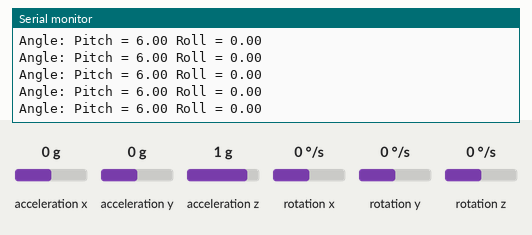
Recording of a sketch running on a simulated Arduino Leonardo, built with avr-gcc and run on an emulated ATmega32U4. Parts: the last lines printed to the serial monitor. Wiring (inferred from the names in the program): MPU-6050 motion sensor at I2C address 0x68. The inputs (shaded band) are chosen by the test bench; at power-on: acceleration x 0 g, acceleration y 0 g, acceleration z 1 g, rotation x 0 °/s, rotation y 0 °/s, rotation z 0 °/s. USB keyboard and mouse output is not drawn.

Above: at 1.2 s.
1.3 s: acceleration x set to -1.4 g
At 1.41 s:
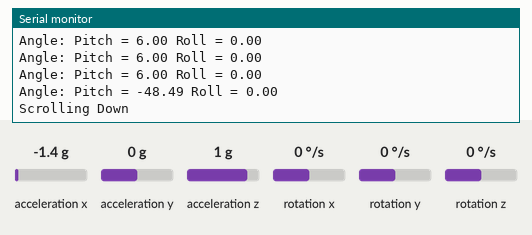
2.9 s: acceleration y set to -1.4 g
At 3.23 s:
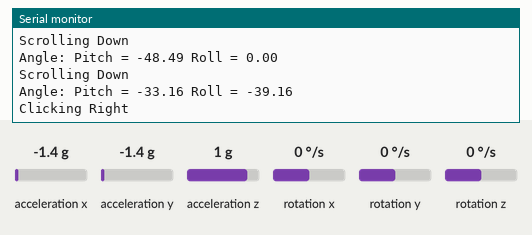
4.8 s: acceleration y set to 0.8 g
At 5.3 s:
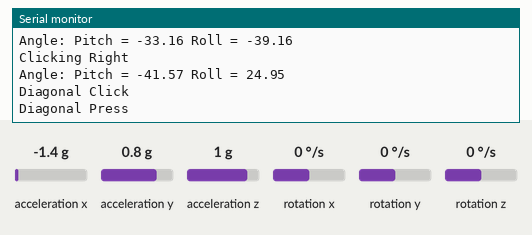
6.4 s: acceleration x set to 0 g
At 6.64 s:
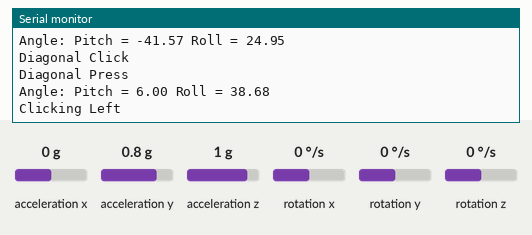
8.2 s: acceleration z set to -1.4 g
At 8.22 s:
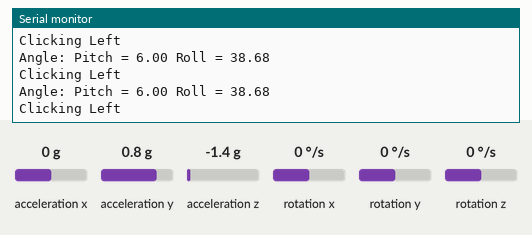
Timing chart, 0 to 10.7 s (numbered marks = the images above; inputs shaded):
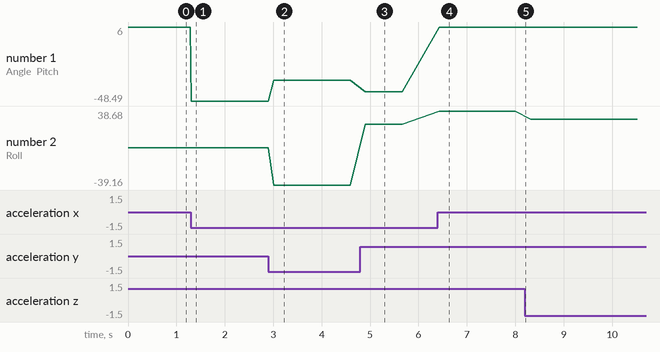

Measured:
- after the input at 1.3 s, the serial monitor: prints a new line at once (image 1)
- after the input at 2.9 s, the serial monitor: prints a new line after 0.12 s (image 2)
- after the input at 4.8 s, the serial monitor: prints a new line after 0.10 s (image 3)
- after the input at 6.4 s, the serial monitor: prints a new line at once (image 4)
- plotted number 1: 6 → -48.49 after the input at 1.3 s, -48.49 → -33.16 after the input at 2.9 s, -33.16 → -41.57 after the input at 4.8 s, -41.57 → 6 after the input at 6.4 s
- plotted number 2: 0 → -39.16 after the input at 2.9 s, -39.16 → 24.95 after the input at 4.8 s, 24.95 → 38.68 after the input at 6.4 s, 38.68 → 29.76 after the input at 8.2 s

The sketch:

Gyro_Testing.ino
```cpp
#include <Wire.h> //library allows communication with I2C / TWI devices
#include <math.h> //library includes mathematical functions
#include <Mouse.h>

const int MPU=0x68; //I2C address of the MPU-6050
int16_t AcX,AcY,AcZ,Tmp,GyX,GyY,GyZ; //16-bit integers
int AcXcal,AcYcal,AcZcal,GyXcal,GyYcal,GyZcal,tcal; //calibration variables
double t,tx,tf,pitch,roll;

void setup()
{
    Wire.begin(); //initiate wire library and I2C
    Wire.beginTransmission(MPU); //begin transmission to I2C slave device
    Wire.write(0x6B); // PWR_MGMT_1 register
    Wire.write(0); // set to zero (wakes up the MPU-6050)
    Wire.endTransmission(true); //ends transmission to I2C slavef device
    Serial.begin(9600); //serial communication at 9600 bauds
    Mouse.begin();
}

void loop()
{
    Wire.beginTransmission(MPU); //begin transmission to I2C slave device
    Wire.write(0x3B); // starting with register 0x3B (ACCEL_XOUT_H)
    Wire.endTransmission(false); //restarts transmission to I2C slave device
    Wire.requestFrom(MPU,14,true); //request 14 registers in total

    //Acceleration data correction
    AcXcal = -950;
    AcYcal = -300;
    AcZcal = 0;

    //Temperature correction
    tcal = -1600;

    //Gyro correction
    GyXcal = 480;
    GyYcal = 170;
    GyZcal = 210;


    //read accelerometer data
    AcX=Wire.read()<<8|Wire.read(); // 0x3B (ACCEL_XOUT_H) 0x3C (ACCEL_XOUT_L)
    AcY=Wire.read()<<8|Wire.read(); // 0x3D (ACCEL_YOUT_H) 0x3E (ACCEL_YOUT_L)
    AcZ=Wire.read()<<8|Wire.read(); // 0x3F (ACCEL_ZOUT_H) 0x40 (ACCEL_ZOUT_L)

    //read temperature data
    Tmp=Wire.read()<<8|Wire.read(); // 0x41 (TEMP_OUT_H) 0x42 (TEMP_OUT_L)

    //read gyroscope data
    GyX=Wire.read()<<8|Wire.read(); // 0x43 (GYRO_XOUT_H) 0x44 (GYRO_XOUT_L)
    GyY=Wire.read()<<8|Wire.read(); // 0x45 (GYRO_YOUT_H) 0x46 (GYRO_YOUT_L)
    GyZ=Wire.read()<<8|Wire.read(); // 0x47 (GYRO_ZOUT_H) 0x48 (GYRO_ZOUT_L)

    //temperature calculation
    tx = Tmp + tcal;
    t = tx/340 + 36.53; //equation for temperature in degrees C from datasheet
    tf = (t * 9/5) + 32; //fahrenheit

    //get pitch/roll
    getAngle(AcX,AcY,AcZ);

    //printing values to serial port
    Serial.print("Angle: ");
    Serial.print("Pitch = "); Serial.print(pitch + 6);
    Serial.print(" Roll = "); Serial.println(roll);

    //if mouse is tilted to the back-left, perform left down press
    if(roll > 16 && pitch < -13){
      //Dragging Feature
      Serial.println("Diagonal Click");
         if (!Mouse.isPressed(MOUSE_LEFT)) {
           Mouse.press(MOUSE_LEFT);
           Serial.println("Diagonal Press");
           delay(750);
         }else{
          Mouse.release(MOUSE_LEFT);
          Serial.println("Diagonal Release");
          delay(750);
         }
    }
    else if(roll > 18){
    // if the mouse is not pressed, press it:
      Mouse.press(MOUSE_LEFT);
      Serial.println("Clicking Left");
      delay(300);
      Mouse.release(MOUSE_LEFT);

    }
    else if(roll < -13){
       Mouse.press(MOUSE_RIGHT);
      Serial.println("Clicking Right");
      delay(300);
     Mouse.release(MOUSE_RIGHT);
    }
    else if(pitch +6 > 20) {
      Mouse.move(0, 0, 1);
      Serial.println("Scrolling Up");
       delay(100);
    }
    else if(pitch +6 < -30) {
      Mouse.move(0, 0, -1);
      Serial.println("Scrolling Down");
      delay(100);
    }
    delay(10);
}

//function to convert accelerometer values into pitch and roll
void getAngle(int Ax,int Ay,int Az)
{
    double x = Ax;
    double y = Ay;
    double z = Az;

    pitch = atan(x/sqrt((y*y) + (z*z))); //pitch calculation
    roll = atan(y/sqrt((x*x) + (z*z))); //roll calculation

    //converting radians into degrees
    pitch = pitch * (180.0/3.14);
    roll = roll * (180.0/3.14) ;
}
```
